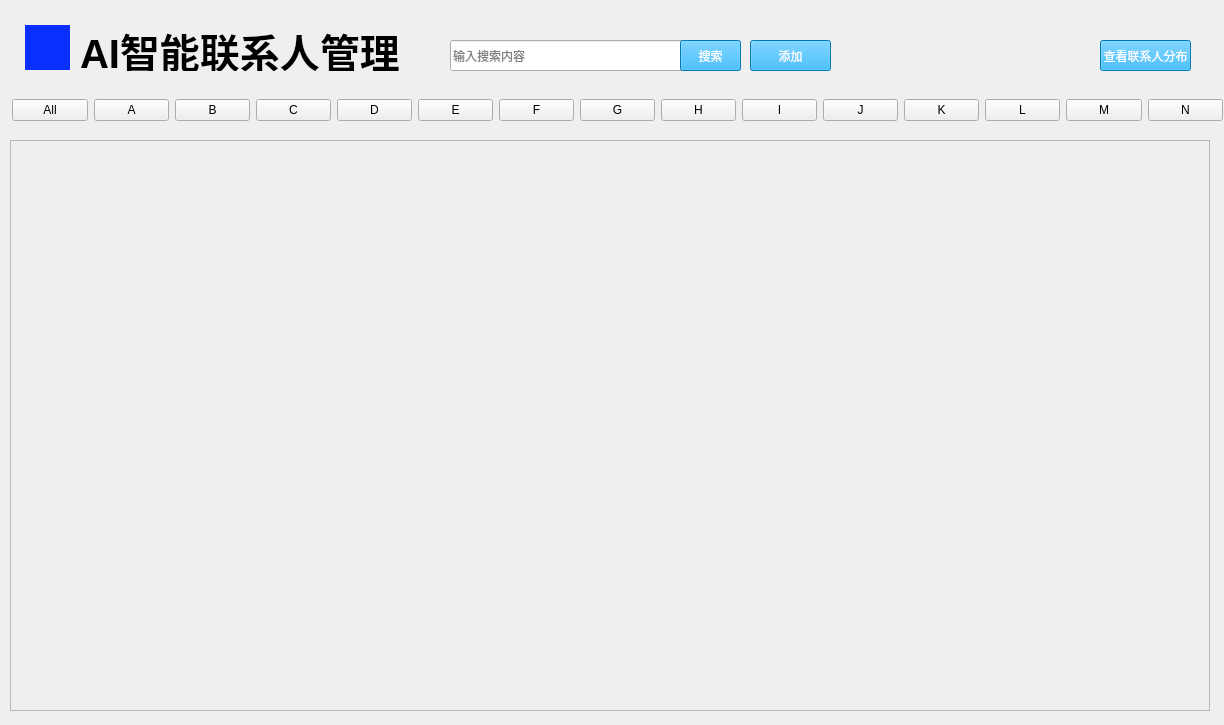
<?xml version="1.0" encoding="UTF-8"?>
<ui version="4.0">
 <class>Form</class>
 <widget class="QWidget" name="Form">
  <property name="geometry">
   <rect>
    <x>0</x>
    <y>0</y>
    <width>1224</width>
    <height>725</height>
   </rect>
  </property>
  <property name="font">
   <font>
    <family>Arial</family>
    <kerning>false</kerning>
   </font>
  </property>
  <property name="windowTitle">
   <string>Form</string>
  </property>
  <widget class="QLabel" name="label">
   <property name="geometry">
    <rect>
     <x>25</x>
     <y>25</y>
     <width>45</width>
     <height>45</height>
    </rect>
   </property>
   <property name="cursor">
    <cursorShape>UpArrowCursor</cursorShape>
   </property>
   <property name="styleSheet">
    <string notr="true">background-color: rgb(10, 46, 255);</string>
   </property>
   <property name="text">
    <string/>
   </property>
  </widget>
  <widget class="QLabel" name="label_2">
   <property name="geometry">
    <rect>
     <x>80</x>
     <y>30</y>
     <width>331</width>
     <height>41</height>
    </rect>
   </property>
   <property name="font">
    <font>
     <pointsize>30</pointsize>
     <weight>75</weight>
     <italic>false</italic>
     <bold>true</bold>
     <underline>false</underline>
     <strikeout>false</strikeout>
    </font>
   </property>
   <property name="text">
    <string>AI智能联系人管理</string>
   </property>
  </widget>
  <widget class="QLineEdit" name="lineEdit">
   <property name="geometry">
    <rect>
     <x>450</x>
     <y>40</y>
     <width>291</width>
     <height>31</height>
    </rect>
   </property>
   <property name="text">
    <string/>
   </property>
   <property name="placeholderText">
    <string>输入搜索内容</string>
   </property>
  </widget>
  <widget class="QPushButton" name="pushButton">
   <property name="geometry">
    <rect>
     <x>680</x>
     <y>40</y>
     <width>61</width>
     <height>31</height>
    </rect>
   </property>
   <property name="styleSheet">
    <string notr="true">color: rgb(255, 255, 255);
background-color: rgb(0, 170, 255);</string>
   </property>
   <property name="text">
    <string>搜索</string>
   </property>
  </widget>
  <widget class="QPushButton" name="pushButton_2">
   <property name="geometry">
    <rect>
     <x>750</x>
     <y>40</y>
     <width>81</width>
     <height>31</height>
    </rect>
   </property>
   <property name="styleSheet">
    <string notr="true">background-color: rgb(0, 170, 255);
color: rgb(255, 255, 255);</string>
   </property>
   <property name="text">
    <string>添加</string>
   </property>
  </widget>
  <widget class="QScrollArea" name="scrollArea">
   <property name="geometry">
    <rect>
     <x>10</x>
     <y>140</y>
     <width>1200</width>
     <height>571</height>
    </rect>
   </property>
   <property name="widgetResizable">
    <bool>true</bool>
   </property>
   <widget class="QWidget" name="scrollAreaWidgetContents">
    <property name="geometry">
     <rect>
      <x>0</x>
      <y>0</y>
      <width>1198</width>
      <height>569</height>
     </rect>
    </property>
    <widget class="QWidget" name="gridLayoutWidget">
     <property name="geometry">
      <rect>
       <x>0</x>
       <y>0</y>
       <width>1201</width>
       <height>571</height>
      </rect>
     </property>
     <layout class="QGridLayout" name="gridLayout"/>
    </widget>
   </widget>
  </widget>
  <widget class="QWidget" name="layoutWidget">
   <property name="geometry">
    <rect>
     <x>12</x>
     <y>90</y>
     <width>2183</width>
     <height>41</height>
    </rect>
   </property>
   <layout class="QHBoxLayout" name="horizontalLayout" stretch="0,0,0,0,0,0,0,0,0,0,0,0,0,0,0,0,0,0,0,0,0,0,0,0,0,0,0">
    <item>
     <widget class="QPushButton" name="pushButton_3">
      <property name="text">
       <string>All</string>
      </property>
     </widget>
    </item>
    <item>
     <widget class="QPushButton" name="pushButton_4">
      <property name="text">
       <string>A</string>
      </property>
     </widget>
    </item>
    <item>
     <widget class="QPushButton" name="pushButton_6">
      <property name="text">
       <string>B</string>
      </property>
     </widget>
    </item>
    <item>
     <widget class="QPushButton" name="pushButton_5">
      <property name="text">
       <string>C</string>
      </property>
     </widget>
    </item>
    <item>
     <widget class="QPushButton" name="pushButton_7">
      <property name="text">
       <string>D</string>
      </property>
     </widget>
    </item>
    <item>
     <widget class="QPushButton" name="pushButton_8">
      <property name="text">
       <string>E</string>
      </property>
     </widget>
    </item>
    <item>
     <widget class="QPushButton" name="pushButton_9">
      <property name="text">
       <string>F</string>
      </property>
     </widget>
    </item>
    <item>
     <widget class="QPushButton" name="pushButton_10">
      <property name="text">
       <string>G</string>
      </property>
     </widget>
    </item>
    <item>
     <widget class="QPushButton" name="pushButton_11">
      <property name="text">
       <string>H</string>
      </property>
     </widget>
    </item>
    <item>
     <widget class="QPushButton" name="pushButton_12">
      <property name="text">
       <string>I</string>
      </property>
     </widget>
    </item>
    <item>
     <widget class="QPushButton" name="pushButton_13">
      <property name="text">
       <string>J</string>
      </property>
     </widget>
    </item>
    <item>
     <widget class="QPushButton" name="pushButton_14">
      <property name="text">
       <string>K</string>
      </property>
     </widget>
    </item>
    <item>
     <widget class="QPushButton" name="pushButton_15">
      <property name="text">
       <string>L</string>
      </property>
     </widget>
    </item>
    <item>
     <widget class="QPushButton" name="pushButton_16">
      <property name="text">
       <string>M</string>
      </property>
     </widget>
    </item>
    <item>
     <widget class="QPushButton" name="pushButton_17">
      <property name="text">
       <string>N</string>
      </property>
     </widget>
    </item>
    <item>
     <widget class="QPushButton" name="pushButton_18">
      <property name="text">
       <string>O</string>
      </property>
     </widget>
    </item>
    <item>
     <widget class="QPushButton" name="pushButton_19">
      <property name="text">
       <string>P</string>
      </property>
     </widget>
    </item>
    <item>
     <widget class="QPushButton" name="pushButton_20">
      <property name="text">
       <string>Q</string>
      </property>
     </widget>
    </item>
    <item>
     <widget class="QPushButton" name="pushButton_21">
      <property name="text">
       <string>R</string>
      </property>
     </widget>
    </item>
    <item>
     <widget class="QPushButton" name="pushButton_22">
      <property name="text">
       <string>S</string>
      </property>
     </widget>
    </item>
    <item>
     <widget class="QPushButton" name="pushButton_23">
      <property name="text">
       <string>T</string>
      </property>
     </widget>
    </item>
    <item>
     <widget class="QPushButton" name="pushButton_24">
      <property name="text">
       <string>U</string>
      </property>
     </widget>
    </item>
    <item>
     <widget class="QPushButton" name="pushButton_25">
      <property name="text">
       <string>V</string>
      </property>
     </widget>
    </item>
    <item>
     <widget class="QPushButton" name="pushButton_26">
      <property name="text">
       <string>W</string>
      </property>
     </widget>
    </item>
    <item>
     <widget class="QPushButton" name="pushButton_27">
      <property name="text">
       <string>X</string>
      </property>
     </widget>
    </item>
    <item>
     <widget class="QPushButton" name="pushButton_28">
      <property name="text">
       <string>Y</string>
      </property>
     </widget>
    </item>
    <item>
     <widget class="QPushButton" name="pushButton_29">
      <property name="text">
       <string>Z</string>
      </property>
     </widget>
    </item>
   </layout>
  </widget>
  <widget class="QPushButton" name="pushButton_30">
   <property name="geometry">
    <rect>
     <x>1100</x>
     <y>40</y>
     <width>91</width>
     <height>31</height>
    </rect>
   </property>
   <property name="styleSheet">
    <string notr="true">background-color: rgb(0, 170, 255);
color: rgb(255, 255, 255);</string>
   </property>
   <property name="text">
    <string>查看联系人分布</string>
   </property>
  </widget>
 </widget>
 <resources/>
 <connections/>
</ui>
